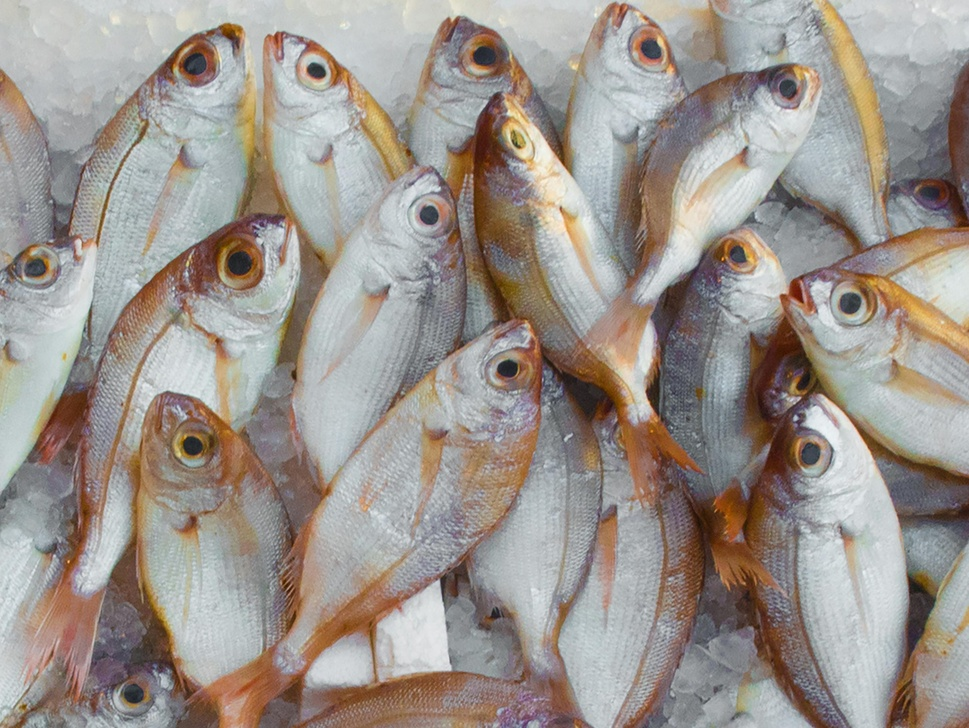
//> input picture test_cases/fish.jpg, 969 x 728 px, shrunk from 3086 x 2318 before the run
$ ./serial ../test_cases/birds.jpg ../test_cases/fish.jpg out.png   (built with g++ and OpenCV 4)
//> lines starting //> are read from the running program, lines starting //| are printed output that depends on the picture
#include <iostream>
#include <vector>
#include <cmath>
#include <chrono>
#include <fstream>
#include <string>
#include <opencv2/opencv.hpp>

// image struct
struct Image {
    int w, h;
    std::vector<unsigned char> p;
    unsigned char& at(int x, int y) { return p[y * w + x]; }
    const unsigned char& at(int x, int y) const { return p[y * w + x]; }
};

// ini buat iamge load dan save (yang diproses jpg), ini mau di serial atau paralel gaadabedanya
Image loadJPG(const std::string &f) {
    cv::Mat mat = cv::imread(f, cv::IMREAD_GRAYSCALE);
    if(mat.empty()) throw std::runtime_error("Failed to load image");
    Image img{mat.cols, mat.rows, std::vector<unsigned char>(mat.cols * mat.rows)};
    for(int y=0; y<mat.rows; y++)
        for(int x=0; x<mat.cols; x++)
            img.at(x,y) = mat.at<uchar>(y,x);
    return img;
}

void saveJPG(const Image &img, const std::string &f) {
    cv::Mat mat(img.h, img.w, CV_8UC1);
    for(int y=0; y<img.h; y++)
        for(int x=0; x<img.w; x++)
            mat.at<uchar>(y,x) = img.at(x,y);
    cv::imwrite(f, mat);
}

// implementasi algorimta nya
Image sobel(const Image &in, int mode, const std::vector<int>& thresholds) {
    int Gx[3][3]={{-1,0,1},{-2,0,2},{-1,0,1}};
    int Gy[3][3]={{1,2,1},{0,0,0},{-1,-2,-1}};
    Image out=in;

    for(int y=1;y<in.h-1;y++){
        for(int x=1;x<in.w-1;x++){
            int sx=0, sy=0;
            for(int ky=-1; ky<=1; ky++)
                for(int kx=-1; kx<=1; kx++){
                    int px=in.at(x+kx,y+ky);
                    sx += px * Gx[ky+1][kx+1];
                    sy += px * Gy[ky+1][kx+1];
                }
            int g = std::sqrt(sx*sx + sy*sy);

            if(mode == 0) {
                out.at(x,y) = (g > 255) ? 255 : g;
            }
            else if(mode == 1) {
                out.at(x,y) = (g > thresholds[0]) ? 0 : 255;
            }
            else {
                int bins = thresholds.size() + 1;
                std::vector<int> levels(bins);
                for(int i=0; i<bins; i++){
                    levels[i] = (255 * i) / (bins - 1);
                }

                int idx = 0;
                while(idx < thresholds.size() && g > thresholds[idx]) idx++;
                out.at(x,y) = levels[idx];
            }
        }
    }
    return out;
}


int main(int argc,char*argv[]){
    if(argc<4){
        std::cerr<<"Usage: ./main config.txt input.jpg output.jpg > output.txt\n";
        return 1;
    }

    std::string configFile = argv[1];
    std::string inputFile  = argv[2];
    std::string outputFile = argv[3];

    int mode;
    std::vector<int> thresholds;
    {
        std::ifstream cfg(configFile);
        if(!cfg) { std::cerr<<"Error: config.txt not found\n"; return 1; }
        cfg >> mode;
        int t;
        while(cfg >> t) thresholds.push_back(t);
    }

    auto t0 = std::chrono::high_resolution_clock::now();
    Image img=loadJPG(inputFile);
//> in loadJPG, `cv::Mat mat = cv::imread(f, cv::IMREAD_GRAYSCALE);`:
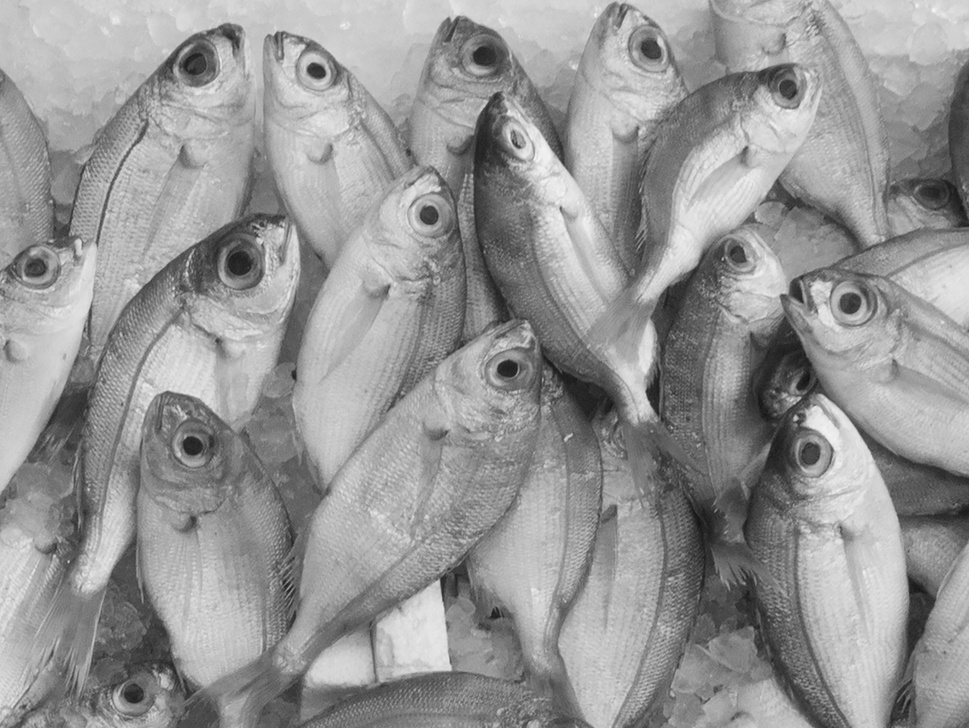
//> mat: 728 rows x 969 cols, CV_8UC1; min 15, max 248, mean 150.3
    auto t1 = std::chrono::high_resolution_clock::now();
    Image res=sobel(img,mode,thresholds);
    auto t2 = std::chrono::high_resolution_clock::now();
    saveJPG(res,outputFile);
//> in saveJPG, `cv::Mat mat(img.h, img.w, CV_8UC1);`: mat: 728 rows x 969 cols, CV_8UC1; every value is 0
//> after the loop in saveJPG, `for(int y=0; y<img.h; y++)`:
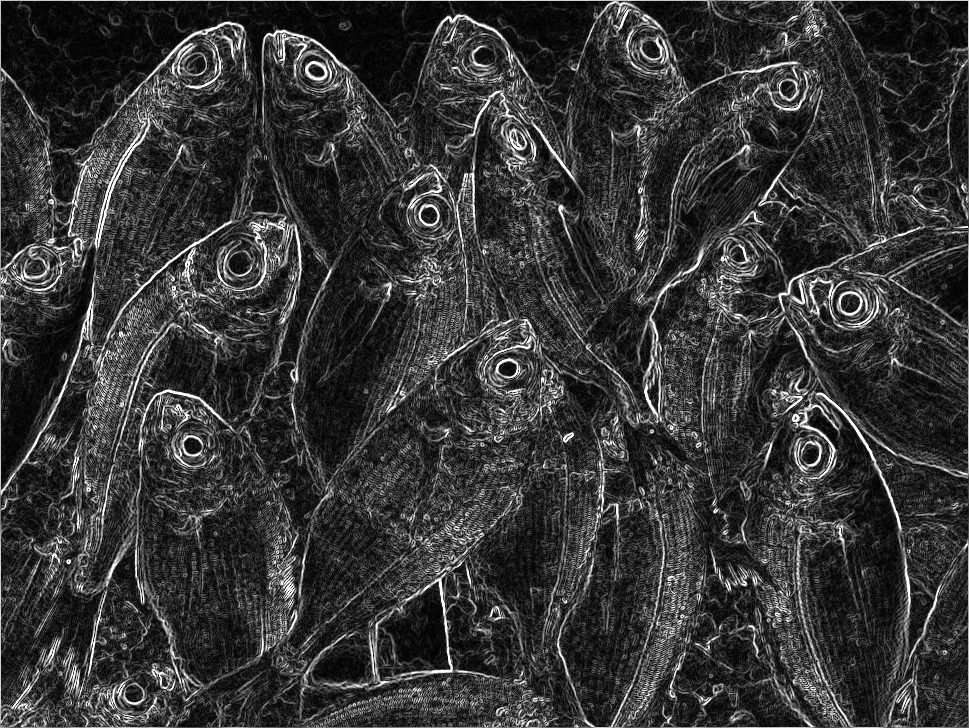
//> mat: 728 rows x 969 cols, CV_8UC1; min 0, max 255, mean 54.2
    auto t3 = std::chrono::high_resolution_clock::now();

    auto tInput  = std::chrono::duration_cast<std::chrono::milliseconds>(t1-t0).count();
    auto tProc   = std::chrono::duration_cast<std::chrono::milliseconds>(t2-t1).count();
    auto tOutput = std::chrono::duration_cast<std::chrono::milliseconds>(t3-t2).count();

    std::cout << "================ Sobel Edge Detection ================\n";
    std::cout << "Program Type : Serial\n";
    std::cout << "------------------------------------------------------\n";
    std::cout << "Mode         : " << mode << "\n";
    if (!thresholds.empty()) {
        std::cout << "Threshold(s) : ";
        for (auto t : thresholds) std::cout << t << " ";
        std::cout << "\n";
    }
    std::cout << "------------------------------------------------------\n";
    std::cout << "Timing (ms)\n";
    std::cout << "  Input      : " << tInput  << "\n";
    std::cout << "  Processing : " << tProc   << "\n";
    std::cout << "  Output     : " << tOutput << "\n";
    std::cout << "======================================================\n";

}

$ run again, on test_cases/lion.jpg
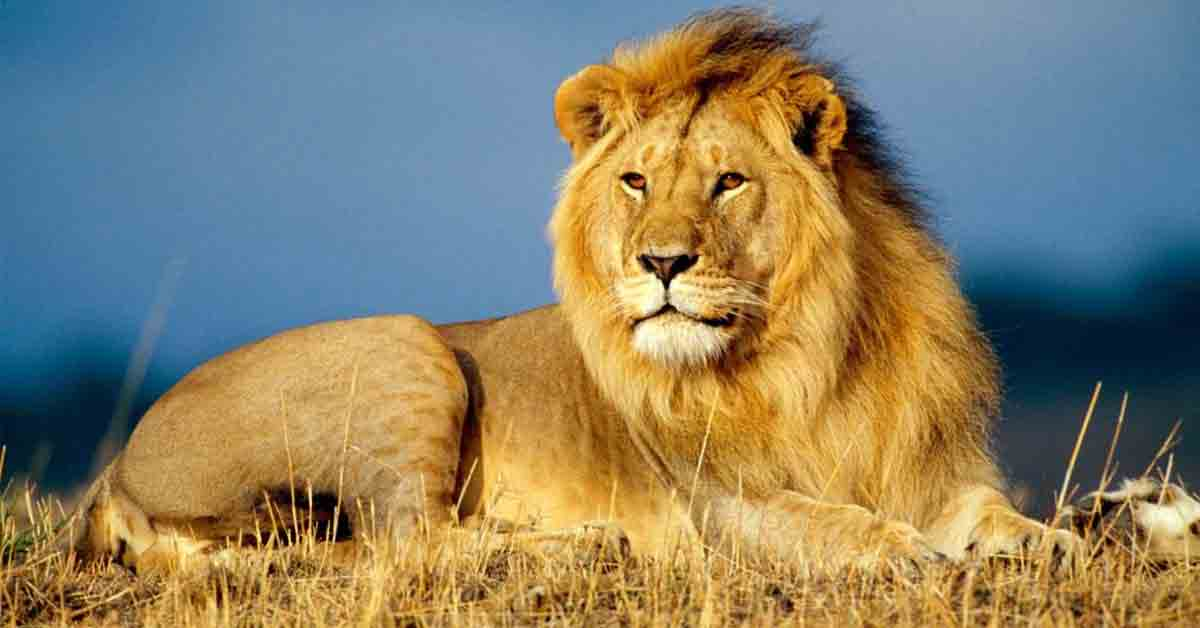
//> input picture test_cases/lion.jpg, 1200 x 628 px
//> in loadJPG, `cv::Mat mat = cv::imread(f, cv::IMREAD_GRAYSCALE);`:
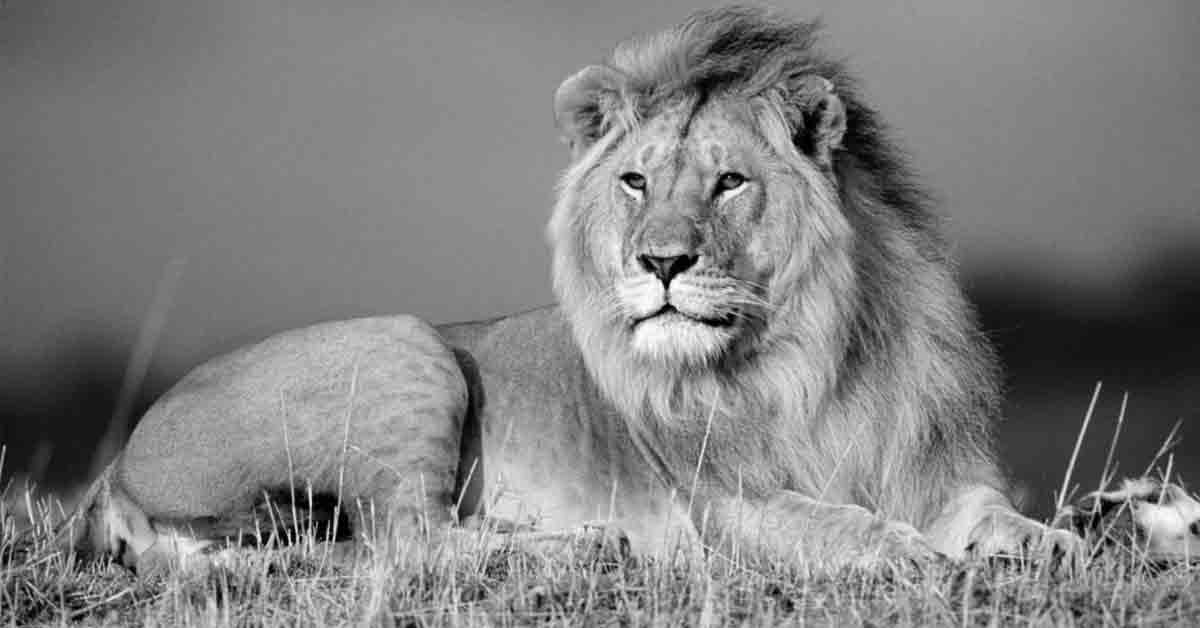
//> mat: 628 rows x 1200 cols, CV_8UC1; min 0, max 255, mean 128
//> after the loop in saveJPG, `for(int y=0; y<img.h; y++)`:
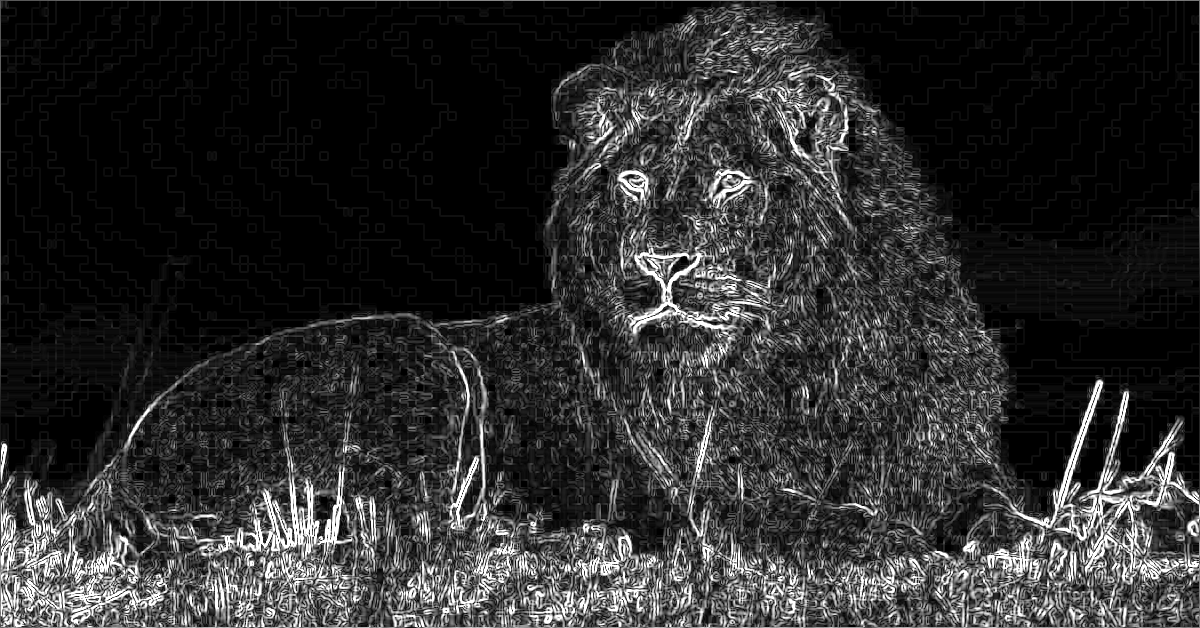
//> mat: 628 rows x 1200 cols, CV_8UC1; min 0, max 255, mean 45.2

$ run again, on test_cases/view.jpg
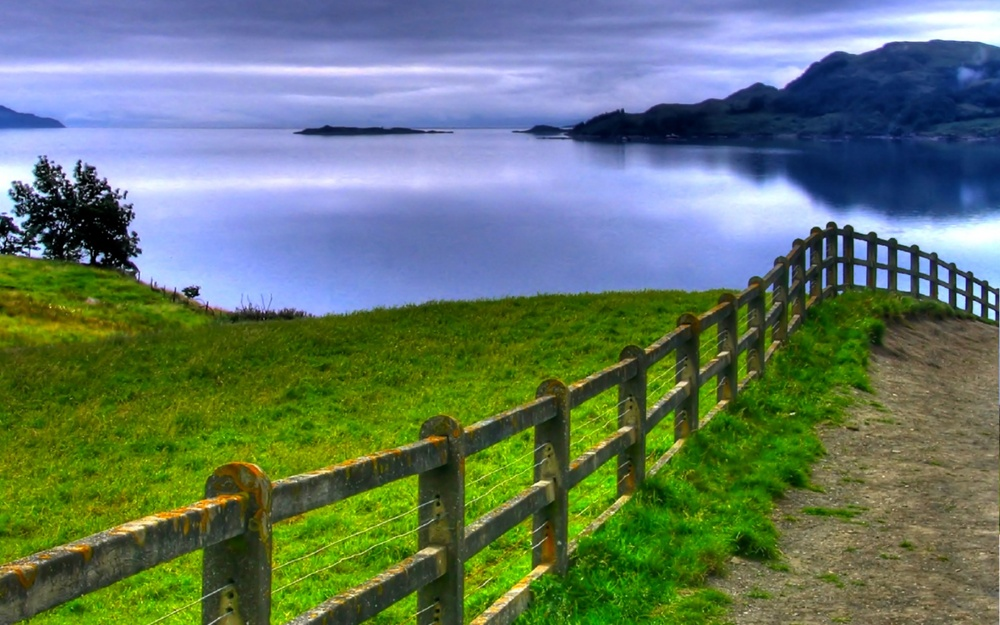
//> input picture test_cases/view.jpg, 1000 x 625 px, shrunk from 1680 x 1050 before the run
//> in loadJPG, `cv::Mat mat = cv::imread(f, cv::IMREAD_GRAYSCALE);`:
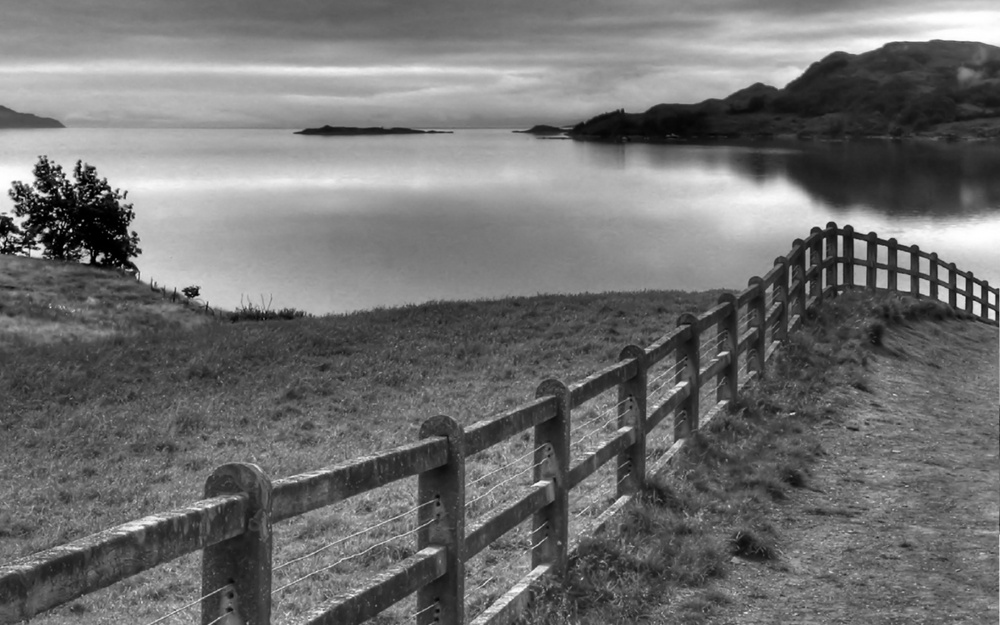
//> mat: 625 rows x 1000 cols, CV_8UC1; min 0, max 255, mean 112.8
//> after the loop in saveJPG, `for(int y=0; y<img.h; y++)`:
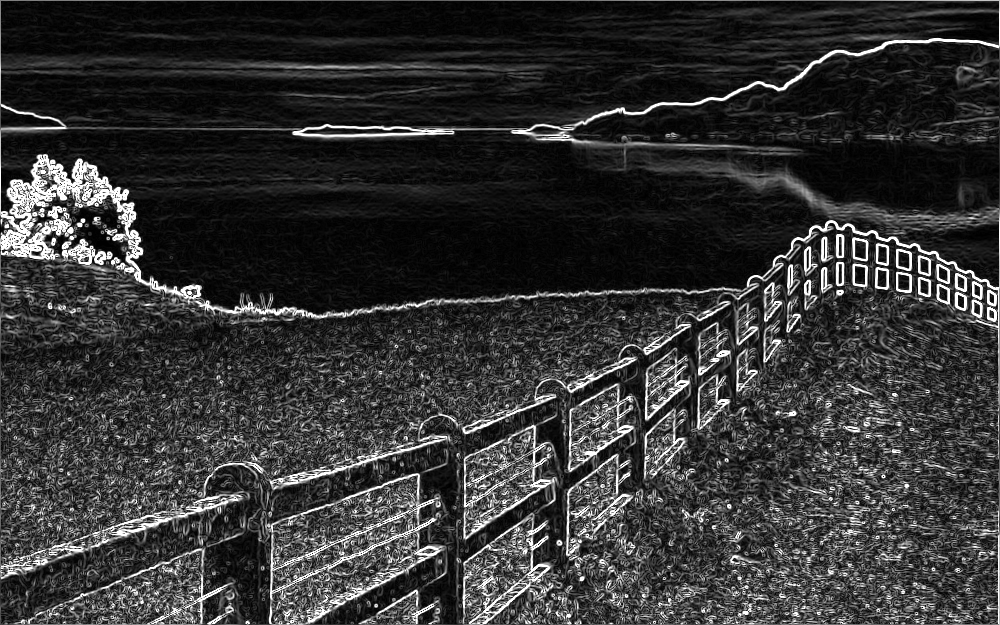
//> mat: 625 rows x 1000 cols, CV_8UC1; min 0, max 255, mean 52.1
